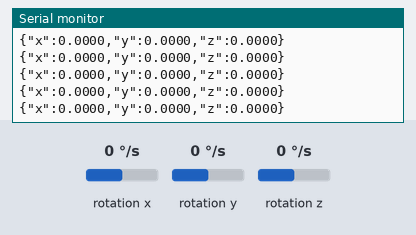
This sketch was run on a simulated Arduino Nano 33 IoT. On the bench: the last lines printed to the serial monitor. The inputs (shaded band) are chosen by the test bench; at power-on: rotation x 0 °/s, rotation y 0 °/s, rotation z 0 °/s.

Above: at 1.2 s.
1.3 s: rotation x set to -192 °/s
At 1.33 s:
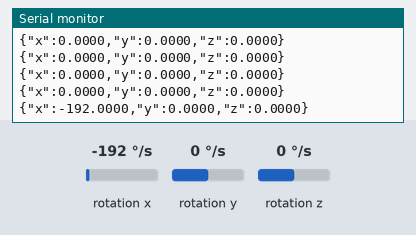
2.8 s: rotation y set to -192 °/s
At 2.85 s:
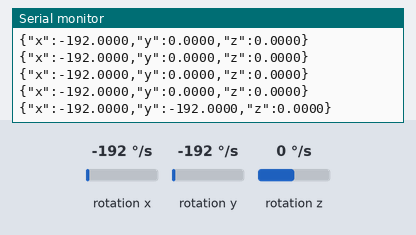
4.3 s: rotation z set to -192 °/s
At 4.37 s:
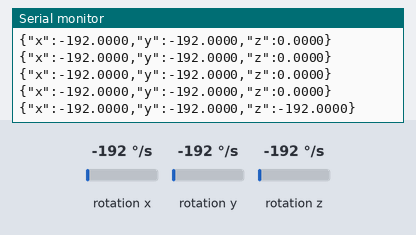

The sketch:

5.1P.ino
```cpp
#include <Arduino_LSM6DS3.h>

float x, y, z;

void setup() {
  Serial.begin(9600); // set baud rate
  while (!Serial);  // wait for port to init
  Serial.println("Started");

  if (!IMU.begin()) {
    Serial.println("Failed to initialize IMU!");
    while (1);
  }
}

void loop() {
  // read accelero data
  if (IMU.gyroscopeAvailable()) {
    IMU.readGyroscope(x, y, z);
  }
  String data = "{\"x\":" + String(x, 4) + ",\"y\":" + String(y, 4) + ",\"z\":" + String(z, 4) + "}";
  Serial.println(data);
  delay(100);
}
```

Measured:
- after the input at 1.3 s, the serial monitor: prints a new line at once (image 1)
- after the input at 2.8 s, the serial monitor: prints a new line at once (image 2)
- after the input at 4.3 s, the serial monitor: prints a new line after 0.07 s (image 3)
